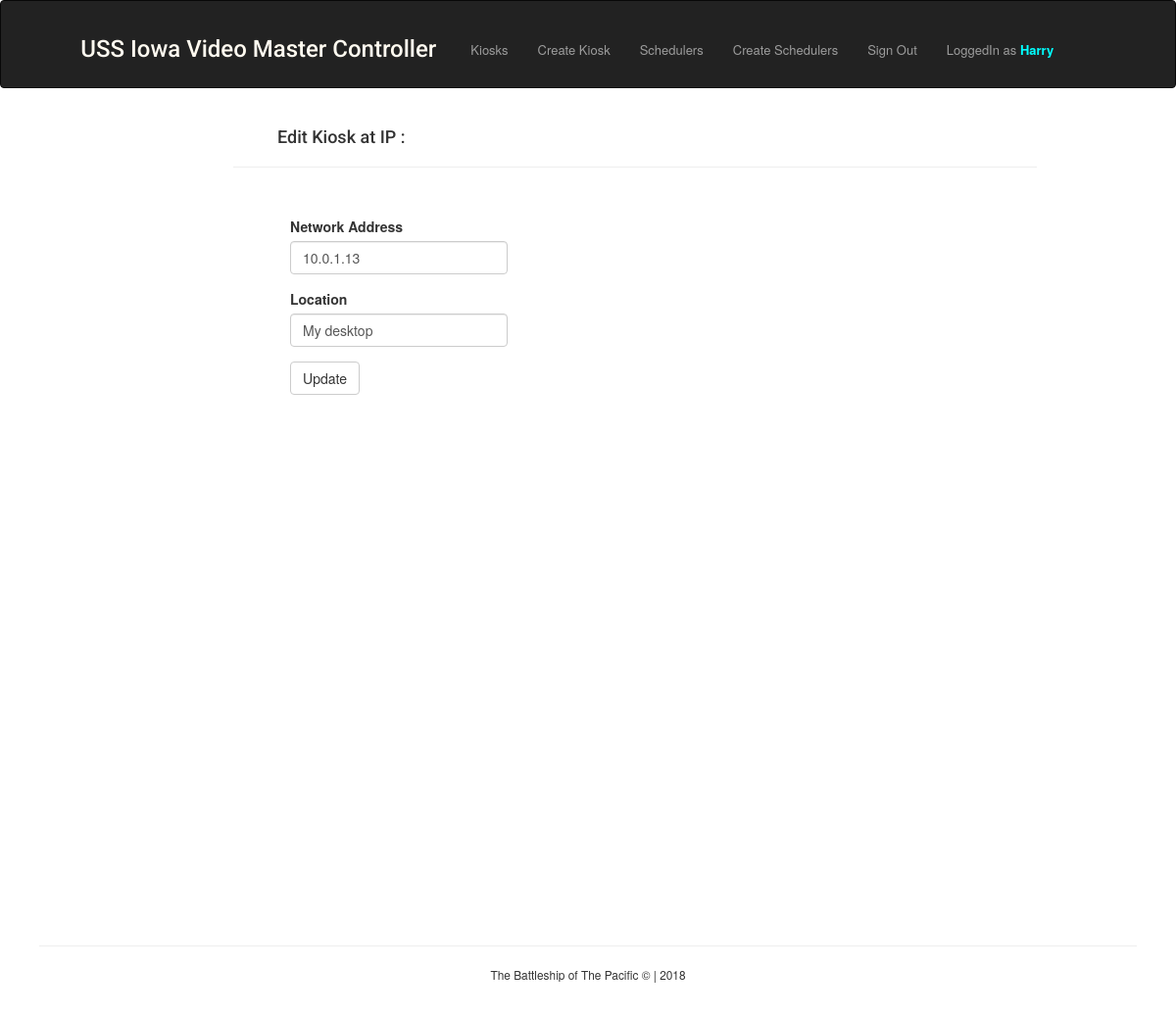
The page /kiosk/edit/1 (signed in) on the database as committed earlier.
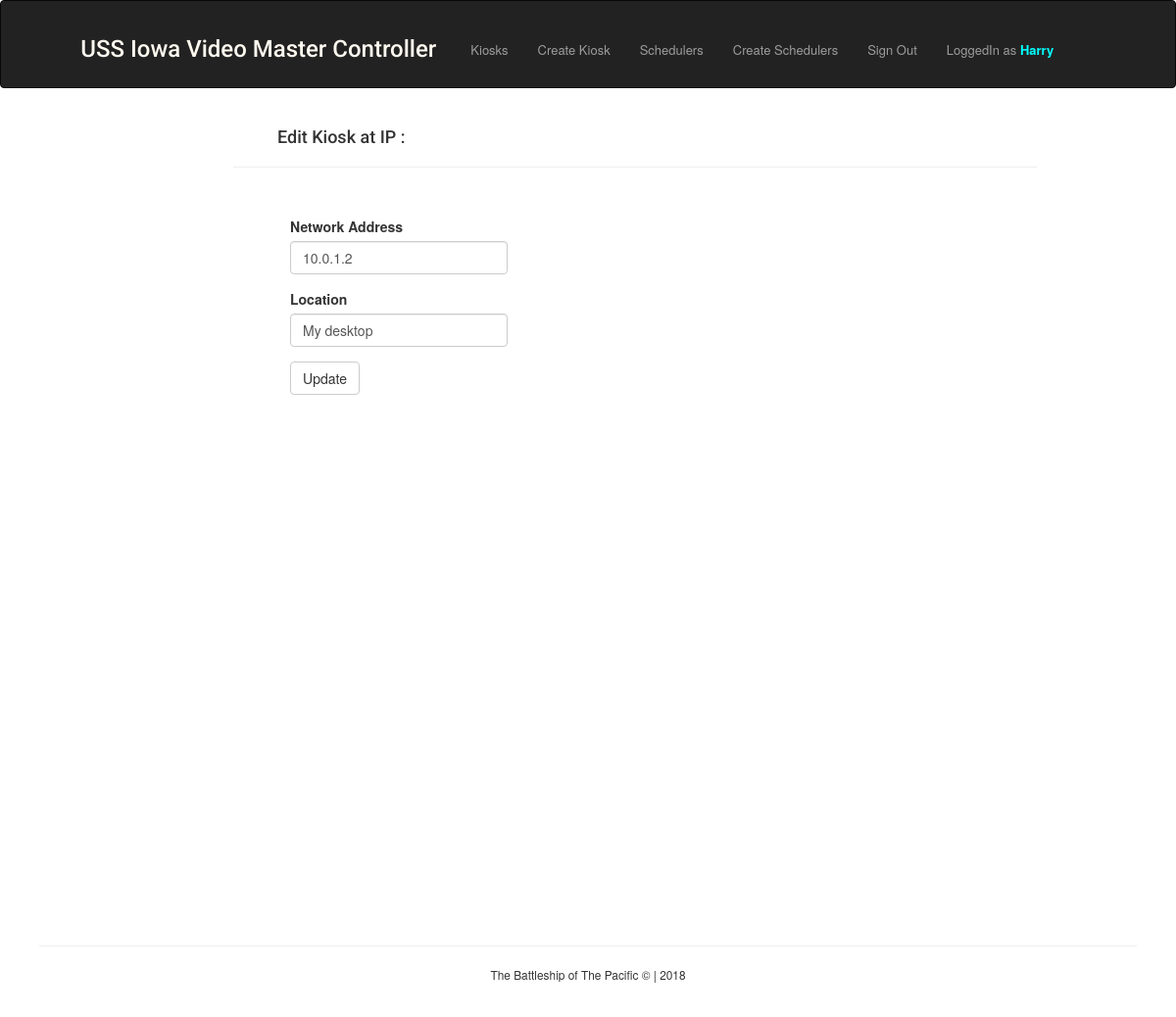
The same page on the database as committed later.
### app/auth/models.py (models this page shows, shortened)
class User(UserMixin, db.Model):
    __tablename__ = 'users'
    id = db.Column(db.Integer, primary_key=True)
    user_name = db.Column(db.String(48))
    user_email = db.Column(db.String(60), unique=True, index=True)
    user_password = db.Column(db.String(128))
    registration_date = db.Column(db.DateTime, default=datetime.now)
    @login_manager.user_loader
    def load_user(id):
        return User.query.get(int(id))

### app/kiosk/models.py (models this page shows, shortened)
class Kiosk(db.Model):
    __tablename__ = 'kiosk'
    id = db.Column(db.Integer, primary_key=True)
    network_address = db.Column(db.String(36), nullable=False, index=True)
    location = db.Column(db.String(128), nullable=False)
    node_url = db.Column(db.String(128), nullable=False, unique=True)

### app/kiosk/routes.py (the view, shortened to what this page needs)
@main.route('/kiosk/edit/<kiosk_id>', methods=['GET', 'POST'])
@login_required
def edit_kiosk(kiosk_id):
    kiosk = Kiosk.query.get(kiosk_id)
    session["current_address"] = kiosk.network_address  # temp store kiosk ip address in session
    form = EditKioskForm(obj=kiosk)
    return render_template('edit_kiosk.html', form=form)

### app/kiosk/forms.py (shortened to what this page needs)
class EditKioskForm(FlaskForm):
    network_address = StringField('Network Address', validators=[DataRequired(),
                                                                 edit_network_address_exists,
                                                                 network_address_valid])
    location = StringField('Location', validators=[DataRequired()])
    submit = SubmitField('Update')

### app/kiosk/templates/edit_kiosk.html (shortened to what this page needs)
{% extends 'layout.html' %}
{% block content %}
    <div class="container form">
    <h4 style="margin-left: 45px">Edit Kiosk at IP : {{ current_address }}</h4>
        <hr>
        <br>
        {{ wtf.quick_form(form) }}
    </div>
{% endblock %}

### app/kiosk/templates/layout.html (shortened to what this page needs)
{% import "bootstrap/wtf.html" as wtf %}
<!DOCTYPE html>
<html lang="en">
    {% block head %}
        <head>
            <link rel="stylesheet" href="https://maxcdn.bootstrapcdn.com/bootstrap/3.3.7/css/bootstrap.min.css">
            <link rel="stylesheet" href="{{ url_for('static', filename = 'css/styles.css') }}">
            <link rel="stylesheet" href="{{ url_for('static', filename = 'css/battleship_controller.css') }}">
        </head>
    {% endblock %}
    {% block body %}
        <body>
            <div class="wrapper">
                {% block navbar %}
                    <nav class="navbar navbar-inverse">
                        <div class="container">
                            <a class="navbar navbar-text" href="">
                                <h3 class="title">USS Iowa Video Master Controller</h3>
                            </a>
                            <ul class="nav navbar-nav pull-right">
                                    {% if current_user.is_authenticated %}
                                        <li><a href="{{ url_for('main.kiosk_list') }}"> Kiosks </a></li>
                                        <li><a href="{{ url_for('main.create_kiosk') }}">Create Kiosk</a></li>
                                        <li><a href="{{ url_for('main.scheduler_list') }}"> Schedulers </a></li>
                                        <li><a href="{{ url_for('main.create_scheduler') }}">Create Schedulers</a></li>
                                        <li><a href="{{ url_for('authentication.log_out_user') }}">Sign Out</a></li>
                                    {% else %}
                                        <li><a href="{{ url_for('authentication.register_user') }}"> Register </a></li>
                                        <li><a href="{{ url_for('authentication.do_the_login') }}"> SignIn </a></li>
                                    {% endif %}
                                <li>
                                    <a href="">
                                        {% if current_user.is_authenticated %}
                                            LoggedIn as <b style="color: cyan">{{ current_user.user_name.title() }}</b>
                                        {% endif %}
                                    </a>
                                </li>
                            </ul>
                        </div>
                    </nav>
                {% endblock navbar %}
                {% block content %} {% endblock content %}
                {% block footer %}
                    <footer>
                        <div class="container ftr">
                            <hr>
                            <p class="text-center small">The Battleship of The Pacific &copy;  |  2018</p>
                        </div>
                    </footer>
                {% endblock footer %}
            </div>
        </body>
    {% endblock body %}
</html>

### app/static/css/styles.css (style rules this page uses)
html, body { height: 100%; margin: 0; padding: 0 }
h1, h2, h3, h4 { font-family: 'Roboto', sans-serif; }
p, li { font-size: small }
ul { position: relative; top: 25px; right: 7%; }
footer { position: absolute; width: 100%; left:0 ;bottom: 0; height: 40px }
a h3 { position: relative; left: 10% }
.navbar-inverse { height: 5%; }
.ftr { padding: 25px }
.wrapper { position: relative; min-height: 120%; }
.title { color: floralwhite }
.form { height: 50%; width:70%; padding: 10px; position: relative; left: 48px }
.form-group { width: 40% }

Rows that differ between the two databases and show on the page:
changed Kiosk "My desktop": network_address "10.0.1.13" → "10.0.1.2"
